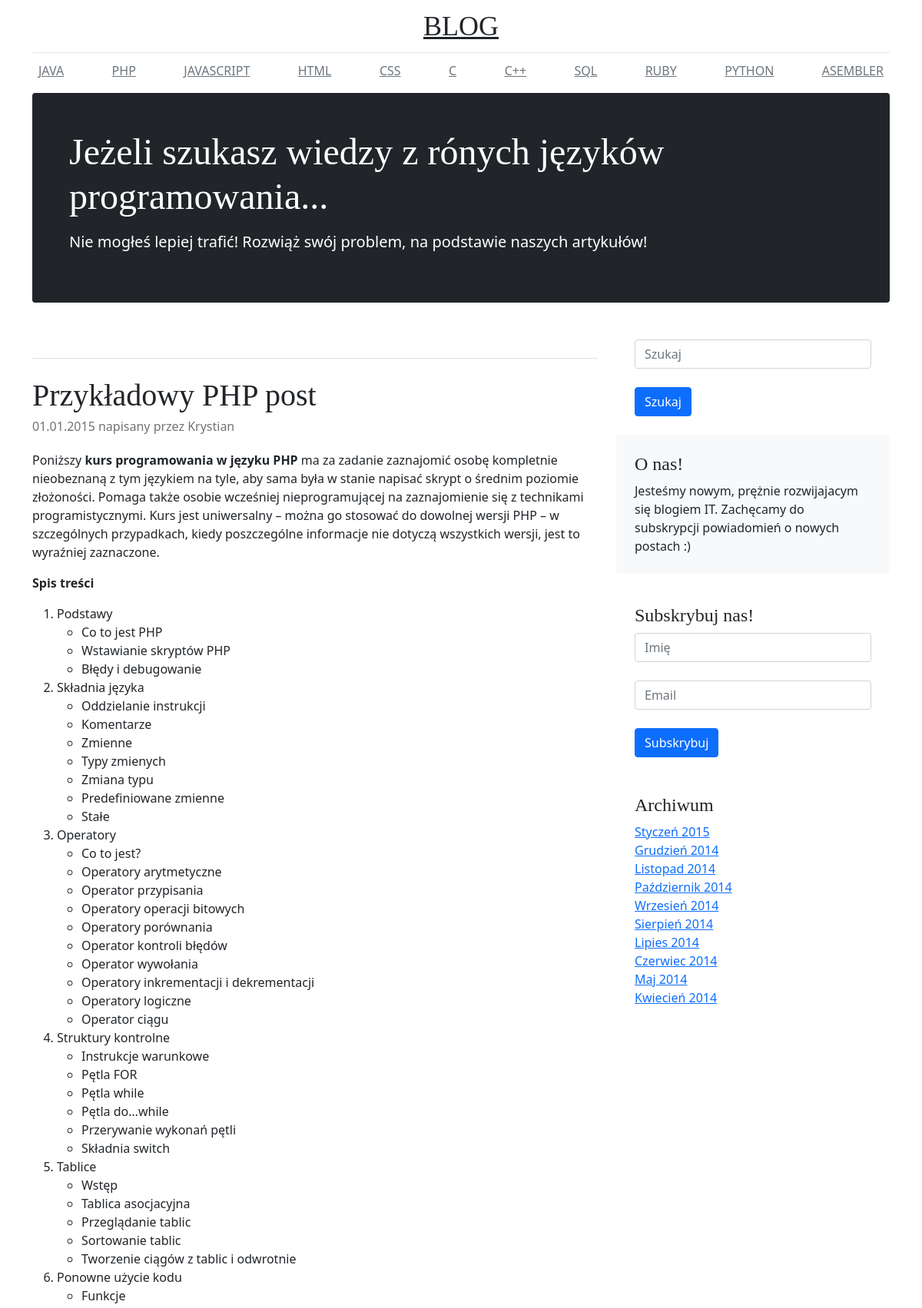
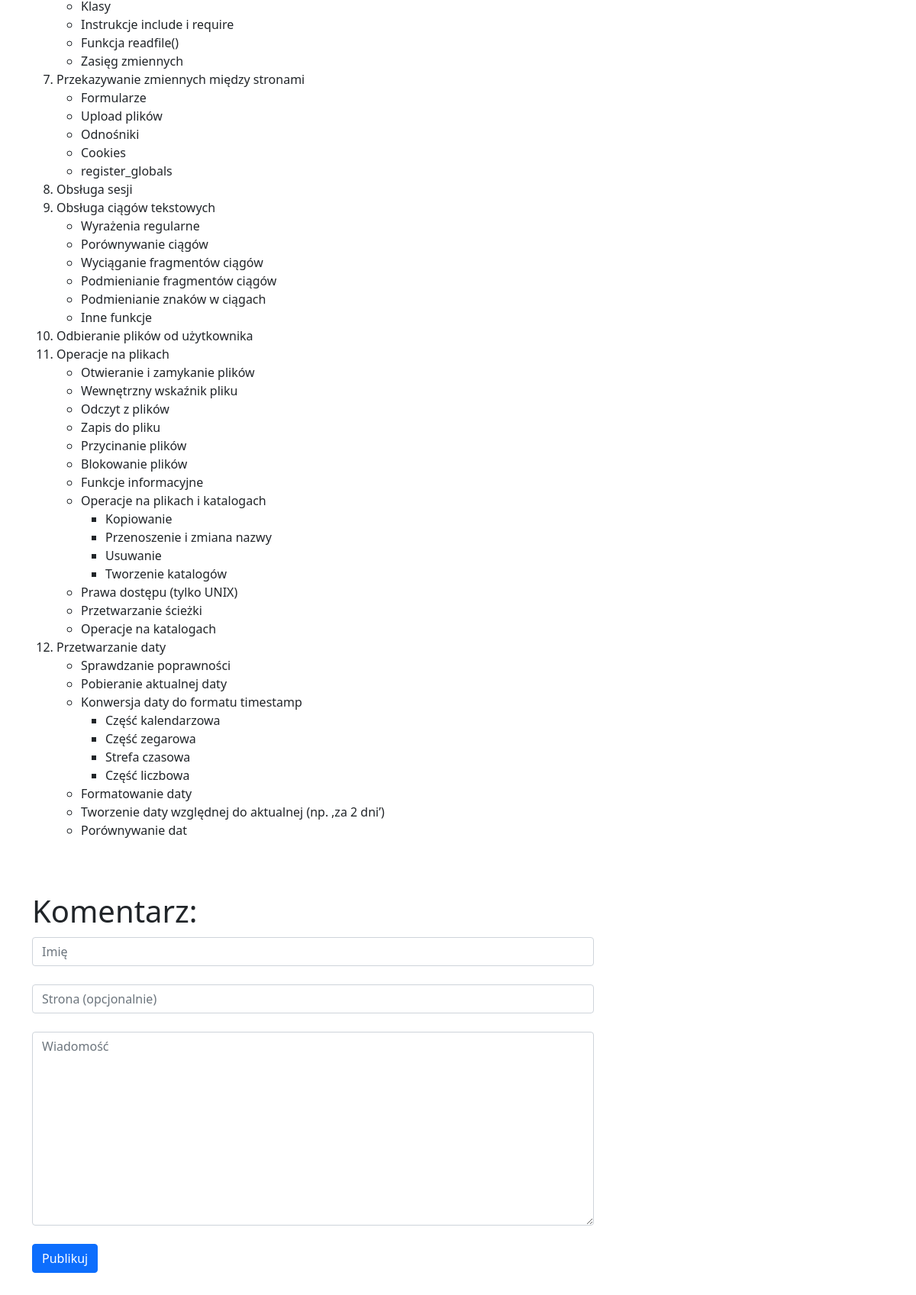
/single.php?post=2 (upper part), run on the app's committed database (2 pictures, top to bottom).
### tables this page shows
CREATE TABLE `categories` (
  `id` int(11) NOT NULL,
  `text` varchar(100) NOT NULL
);

CREATE TABLE `posts` (
  `id` int(11) NOT NULL,
  `title` varchar(50) NOT NULL,
  `category` int(11) NOT NULL,
  `date` varchar(50) NOT NULL,
  `body` longtext NOT NULL,
  `author` varchar(50) NOT NULL,
  `keywords` varchar(100) NOT NULL
);

### single.php (the view, shortened to what this page needs)
<?php include("includes/header.php");
  if(isset($_GET['post'])) {
    $id = MySQLi_real_escape_string($db, $_GET['post']);
    $query = "SELECT * FROM posts WHERE id='$id'";
  }
  $posts = $db->query($query);
?>
  <div class="row">
    <div class="col-md-8"><br>
    <?php if($posts->num_rows > 0){ while($row = $posts->fetch_assoc()) { ?>
      <h3 class="pb-4 mb-4 font-italic border-bottom"></h3>
      <article class="blog-post">
        <h2 class="blog-post-title"><?php echo $row['title'];?></h2>
        <p class="blog-post-meta"><?php echo $row['date'];?> napisany przez <?php echo $row['author'];?></a></p>
        <?php echo $row['body'];?>
      </article>
      <?php } } ?>
      <blockquote class="blog-post-title" >Komentarz:</blockquote>
      <div class="comment-area">
        <form>
        <div class="form-group">
            <input type="text" name="name" class="form-control" id="exampleInputEmail1" placeholder="Imię">
        </div><br>
        <div class="form-group">
            <input type="text" name="website" class="form-control" id="exampleInputEmail1" placeholder="Strona (opcjonalnie)">
        </div><br>
        <div class="form-group">
            <textarea cols="60" rows="10" name="comment" class="form-control" placeholder="Wiadomość"></textarea>
        </div><br>
        <button type="submit" name="post_comment" class="btn btn-primary">Publikuj</button><br><br>
        </form><br><br><hr>
      </div>
    </div>
<?php include("includes/sidebar.php");?>
<?php include("includes/footer.php");?>

### includes/header.php (shortened to what this page needs)
<?php
    include("includes/db.php");
    $query="SELECT * FROM categories";
    $categories = $db->query($query);
?>
<!doctype html>
  <html lang="en">
    <head>
      <link href="css/bootstrap.css" rel="stylesheet">
      <link href="css/blog.css" rel="stylesheet">
    </head>
    <body>
      <div class="container">
        <header class="blog-header py-3">
          <div class="row flex-nowrap justify-content-between align-items-center">
            <div class="col-0 text-center">
              <a class="blog-header-logo text-dark" href="index.php">BLOG</a>
            </div>
          </div>
        </header>
        <div class="nav-scroller py-1 mb-2">
          <nav class="nav d-flex justify-content-between">
            <?php if($categories->num_rows > 0) { while($row = $categories->fetch_assoc()) { ?>
            <a class="p-2 link-secondary" href="index.php?category=<?php echo $row['id']?>"><?php echo $row['text']?></a>
            <?php } } ?>
          </nav>
        </div>
      </div>
      <main class="container">
        <div class="p-4 p-md-5 mb-4 text-white rounded bg-dark">
          <div class=" px-0">
            <h1 class="display-4 font-italic">Jeżeli szukasz wiedzy z rónych języków programowania...</h1>
            <p class="lead my-3">Nie mogłeś lepiej trafić! Rozwiąż swój problem, na podstawie naszych artykułów!</p>
          </div>
        </div>

### css/blog.css (style rules this page uses)
.blog-header { line-height: 1; border-bottom: 1px solid #e5e5e5; }
.blog-header-logo { font-family: "Playfair Display", Georgia, "Times New Roman", serif; font-size: 2.25rem; }
h1, h2, h3, h4, h5, h6 { font-family: "Playfair Display", Georgia, "Times New Roman", serif; }
.display-4 { font-size: 2.5rem; }
@media (min-width: 768px) { .display-4 { font-size: 3rem; } }
.nav-scroller { position: relative; z-index: 2; height: 2.75rem; overflow-y: hidden; }
.nav-scroller .nav { display: flex; flex-wrap: nowrap; padding-bottom: 1rem; margin-top: -1px; overflow-x: auto; text-align: center; white-space: nowrap; -webkit-overflow-scrolling: touch; }
.blog-post { margin-bottom: 4rem; }
.blog-post-title { margin-bottom: .25rem; font-size: 2.5rem; }
.blog-post-meta { margin-bottom: 1.25rem; color: #727272; }

### data on the page
categories: text "JAVA"
categories: text "PHP"
categories: text "JAVASCRIPT"
categories: text "HTML"
categories: text "CSS"
categories: text "C"
categories: text "C++"
categories: text "SQL"
categories: text "RUBY"
categories: text "PYTHON"
categories: text "ASEMBLER"
posts: title "Przykładowy PHP post", date "01.01.2015", author "Krystian", body "Poniższy kurs programowania w języku PHP ma za zadanie zaznajomić osobę kompletnie nieobeznaną z tym językiem na tyle, aby sama była w stanie napisać skrypt o średnim poziomie złożoności. Pomaga także osobie wcześniej nieprogramującej na zaznajomienie się z technikami programistycznymi. Kurs jest uniwersalny – można go stosować do dowolnej wersji PHP – w szczególnych przypadkach, kiedy poszczególne informacje nie dotyczą wszystkich wersji, jest to wyraźniej zaznaczone. Spis treści Podstawy Co to jest PHP Wstawianie skryptów PHP Błędy i debugowanie Składnia języka Oddzielanie instrukcji Komentarze Zmienne Typy zmienych Zmiana typu Predefiniowane zmienne Stałe Operatory Co to jest? Operatory…"
